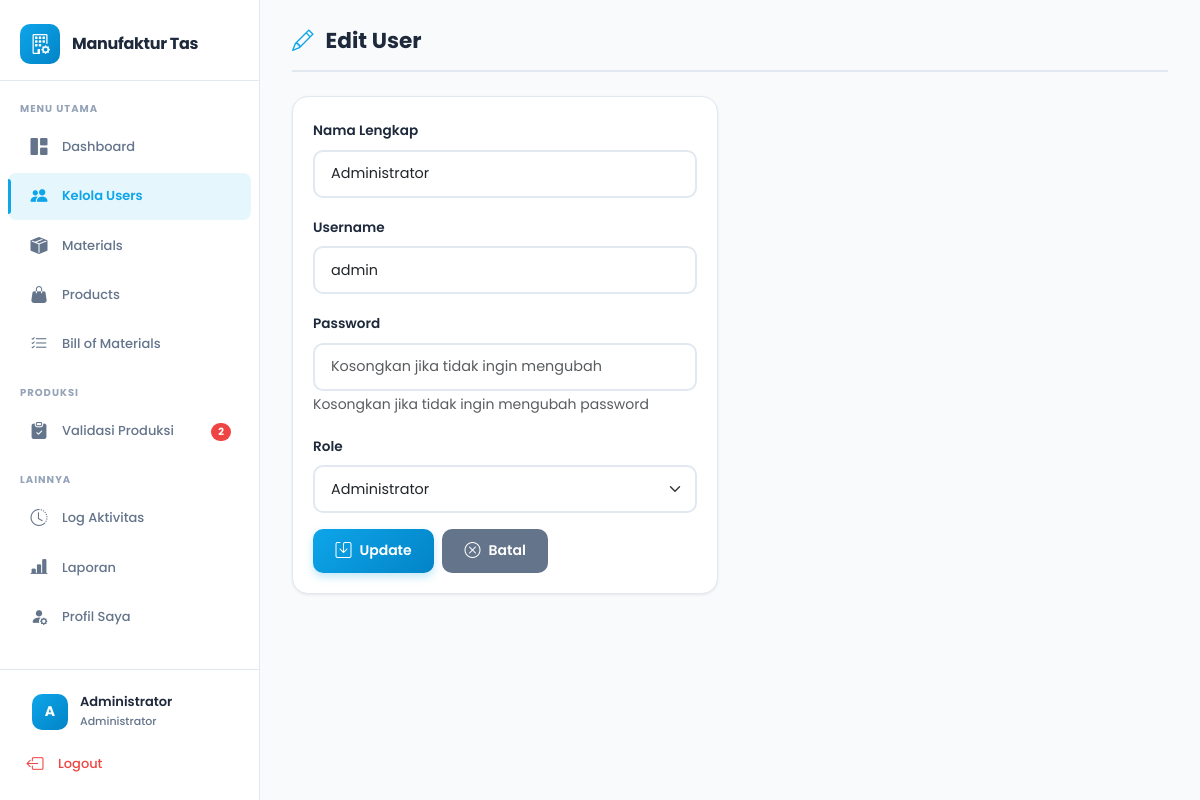
Page /pages/users/edit.php?id=1 (signed in) on the committed database.
### tables this page shows
CREATE TABLE `users` (
  `id` int NOT NULL,
  `nama` varchar(100) NOT NULL,
  `username` varchar(50) NOT NULL,
  `password` varchar(255) NOT NULL,
  `role` enum('administrator','procurement','gudang') NOT NULL,
  `reset_token` varchar(64) DEFAULT NULL,
  `reset_token_expire` datetime DEFAULT NULL,
  `created_at` timestamp NULL DEFAULT CURRENT_TIMESTAMP
);

### pages/users/edit.php (the view, shortened to what this page needs)
<?php
require_once '../../config/database.php';
$id = $_GET['id'] ?? 0;
$stmt = $pdo->prepare("SELECT * FROM users WHERE id = ?");
$stmt->execute([$id]);
$user = $stmt->fetch();
include '../../includes/header.php';
?>
<div class="page-header">
    <h2><i class="bi bi-pencil"></i> Edit User</h2>
</div>
<div class="row">
    <div class="col-md-6">
        <div class="card">
            <div class="card-body">
                <form method="POST" action="">
                    <div class="mb-3">
                        <label class="form-label">Nama Lengkap</label>
                        <input type="text" class="form-control" name="nama" value="<?php echo htmlspecialchars($user['nama']); ?>" required>
                    </div>
                    <div class="mb-3">
                        <label class="form-label">Username</label>
                        <input type="text" class="form-control" name="username" value="<?php echo htmlspecialchars($user['username']); ?>" required>
                    </div>
                    <div class="mb-3">
                        <label class="form-label">Password</label>
                        <input type="password" class="form-control" name="password" placeholder="Kosongkan jika tidak ingin mengubah">
                        <small class="text-muted">Kosongkan jika tidak ingin mengubah password</small>
                    </div>
                    <div class="mb-3">
                        <label class="form-label">Role</label>
                        <select class="form-select" name="role" required>
                            <option value="administrator" <?php echo $user['role'] == 'administrator' ? 'selected' : ''; ?>>Administrator</option>
                        </select>
                    </div>
                    <div class="d-flex gap-2">
                        <button type="submit" class="btn btn-primary">
                            <i class="bi bi-save"></i> Update
                        </button>
                        <a href="index.php" class="btn btn-secondary">
                            <i class="bi bi-x-circle"></i> Batal
                        </a>
                    </div>
                </form>
            </div>
        </div>
    </div>
</div>
<?php include '../../includes/footer.php'; ?>

### assets/css/style.css (style rules this page uses)
:root { --primary: #0ea5e9; --primary-dark: #0284c7; --primary-light: rgba(14, 165, 233, 0.1); --success: #10b981; --danger: #ef4444; --warning: #f59e0b; --info: #3b82f6; --dark: #1e293b; --text: #334155; --text-light: #64748b; --bg: #f8fafc; --white: #ffffff; --border: #e2e8f0; --sidebar-width: 260px; --shadow-sm: 0 1px 3px rgba(0,0,0,0.08); --shadow: 0 4px 12px rgba(0,0,0,0.08); --shadow-lg: 0 10px 25px rgba(0,0,0,0.1); --radius: 12px; --radius-lg: 16px; }
* { margin: 0; padding: 0; box-sizing: border-box; }
body { font-family: 'Poppins', 'Segoe UI', sans-serif; background-color: var(--bg); color: var(--text); line-height: 1.6; }
.card { border: 1px solid var(--border); border-radius: var(--radius-lg); box-shadow: var(--shadow-sm); margin-bottom: 1.5rem; transition: all 0.25s ease; overflow: hidden; background: var(--white); }
.card-body { padding: 20px; }
.btn { border-radius: 10px; padding: 0.6rem 1.4rem; font-weight: 600; font-size: 0.875rem; transition: all 0.25s ease; border: none; display: inline-flex; align-items: center; gap: 0.5rem; font-family: 'Poppins', sans-serif; }
.btn i { font-size: 1rem; }
.btn-primary { background: linear-gradient(135deg, var(--primary), var(--primary-dark)); box-shadow: 0 4px 8px rgba(14,165,233,0.25); }
.btn-secondary { background: var(--text-light); color: white; }
.form-label { font-weight: 600; color: var(--dark); margin-bottom: 0.5rem; font-size: 0.85rem; }
.form-control, .form-select { border: 2px solid var(--border); border-radius: 10px; padding: 0.7rem 1rem; transition: all 0.25s ease; font-size: 0.9rem; font-family: 'Poppins', sans-serif; }
.page-header { display: flex; justify-content: space-between; align-items: center; margin-bottom: 24px; padding-bottom: 16px; border-bottom: 2px solid var(--border); }
.page-header h2 { font-weight: 700; font-size: 1.35rem; color: var(--dark); display: flex; align-items: center; gap: 0.75rem; margin: 0; }
.page-header h2 i { color: var(--primary); }

### rows in the picture
users: nama "Administrator", username "admin", role "Administrator"

### other values in the picture
$pending_count "2"
substr($_SESSION['nama'], 0, 1) "A"
$_SESSION['nama'] "Administrator"
$_SESSION['role'] "Administrator"
